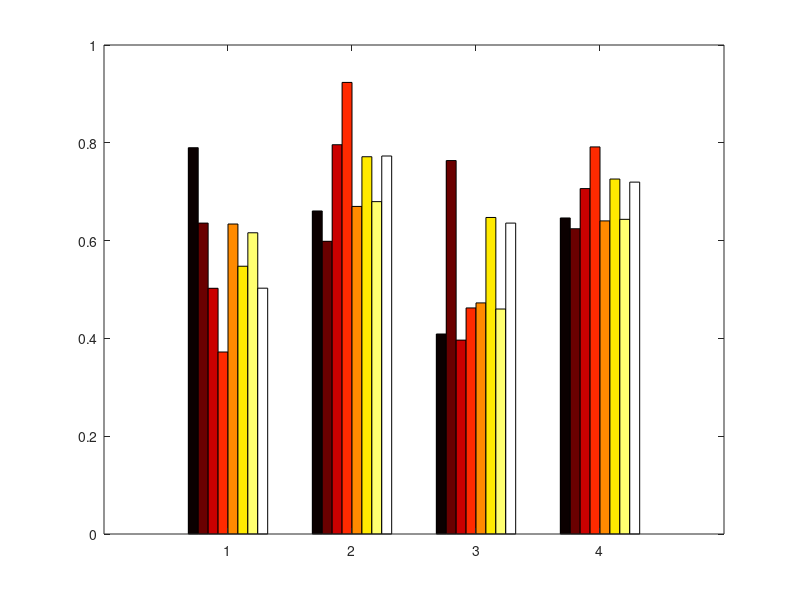

Source code (MATLAB): (Note: this script raises an error after producing the figure.)

%         Method & Acc. T & Acc. S & Acc. M & Acc. Avrg. \\
%         \hline
%         	SVM & 0.7900 & 0.6606 & 0.4090 & 0.6463 \\
%         \hline
%         	SVM + GC & 0.6358 & 0.5986 & 0.7637 & 0.6243 \\
%         \hline
%         	KNNe & 0.5025 & 0.7961 & 0.3965 & 0.7064 \\
%         \hline
%         	KNNe + GC & 0.3722 & 0.9235 & 0.4623 & {\bf 0.7916} \\
%         \hline
%         	KNNc & 0.6339 & 0.6699 & 0.4726 & 0.6403 \\
%         \hline
%         	KNNc + GC & {\bf 0.5476} & {\bf 0.7715} & {\bf 0.6473} & {\bf 0.7259}

addpath('../../..')

results = [0.7900 0.6606  0.4090  0.6463; 0.6358  0.5986  0.7637  0.6243; ...
    0.5025  0.7961  0.3965  0.7064; 0.3722  0.9235  0.4623  0.7916;...
    0.6339  0.6699  0.4726  0.6403; 0.5476 0.7715 0.6473 0.7259;...
    0.6160 0.6797 0.4601 0.6435; 0.5027 0.7730 0.6358 0.7196];
labels = {'T', 'S', 'M', 'Avrg.'};
methods = {'SVM', 'SVM + GC', 'KNNe', 'KNNe + GC', 'KNNc', 'KNNc + GC', 'KNNc NO FS', 'KNNc + GC NO FS'};
colors = [[1 0 0]; [0.4 0 0]; [0 0 1]; [0 0 0.4]; [0 1 0]; [0 0.5 0]];

f=figure;
for i = 1:size(results,1)
   
%     line(1:size(results,2), results(i,:), 'Color', colors(i,:), 'LineWidth', 3);
%     bar(results(i,:), 'histc');
%     hold all;

    
    
end
bar(results', 'hist');
colormap(hot)

xticklabel_rotate(linspace(1,4.2,4), 0, labels, 'FontSize', 14,'interpreter','none');
ylabel('Accuracy', 'FontSize', 16);
xlabel('Class', 'FontSize', 16);
legend(methods,3);
title('Mean Accuracy for all the Methods', 'FontSize', 16);
set(gca, 'FontSize', 14);
saveas(f, 'Mean Accuracy Methods.jpg')

